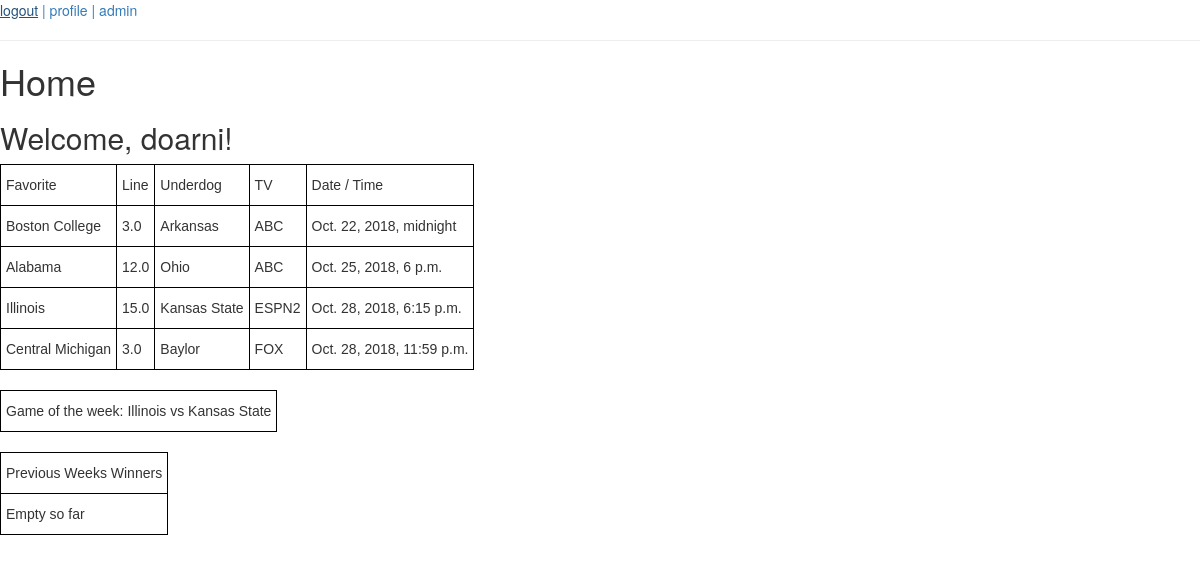
The app's page / (signed in) with its own data.
### pool/models.py (models this page shows, shortened)
class Game(models.Model):
    id = models.IntegerField(primary_key=True)
    favorite_id = models.ForeignKey(Team, on_delete=models.CASCADE, related_name='favorite_id')
    underdog_id = models.ForeignKey(Team, on_delete=models.CASCADE, related_name='underdog_id')
    home_id = models.ForeignKey(Team, on_delete=models.CASCADE, related_name='home_id')
    tv = models.CharField(max_length=12)
    date_time = models.DateTimeField()
    spread = models.FloatField()
    is_game_of_week = models.BooleanField(default=False)
    underdog_score = models.IntegerField(null=True, blank=True)
    favorite_score = models.IntegerField(null=True, blank=True)
    is_tie_breaker = models.BooleanField(default=False)
    def __str__(self):
        return "{} vs {}".format(self.favorite_id.name, self.underdog_id.name)

class Team(models.Model):
    id = models.IntegerField(primary_key=True)
    name = models.CharField(max_length=64)
    class Meta:
        ordering = ["id"]

### pool/views.py (the view)
# urls.py: 2. Add a URL to urlpatterns:  path('', views.home, name='home')
@login_required
def home(request):
    table_headers = ['Favorite', 'Line', 'Underdog', 'TV', 'Date / Time']
    games = Game.objects.filter(date_time__range=(
        mondayOfSameWeek(timezone.now()), # lastWeek(timezone.now())
        sundayOfSameWeek(timezone.now())  # lastWeek(timezone.now())
    ))
    game_ids = []
    for game in games:
        game_ids.append(game.id)
    bets = Bet.objects.filter(game_id__in=game_ids)
    for bet in bets:
        print(str(bet))
    return render(
        request, 'home.html',
        {
            'games': Game.objects.filter(date_time__range=(
                        mondayOfSameWeek(timezone.now()),
                        sundayOfSameWeek(timezone.now())
                     )).order_by('date_time'),
            'table_headers': table_headers
        }
    )

### pool/models.py (called while the page is built)
    def __str__(self):
        return "{} ({} {})".format(
            self.user_id.username,
            str(self.game_id),
            self.game_id.date_time
        )

### pool/views.py (called while the page is built)
def mondayOfSameWeek(dt):
    i =    stripTime(dt)
    j =      i.weekday()
    return i - timedelta(days=j)

def stripTime(dt):
    return datetime(dt.year, dt.month, dt.day, tzinfo=dt.tzinfo)

def sundayOfSameWeek(dt):
    i =    stripTime(dt)
    j =  6 - i.weekday()
    k =  i + timedelta(days=j)
    return datetime(k.year, k.month, k.day, 23, 59, 59, 999999, k.tzinfo)

### pool/templates/home.html (shortened to what this page needs)
{% extends 'base.html' %}
{% block content %}
    <h1>Home</h1>
    <h2>Welcome, {{ user.username }}!</h2>
    <div>
        <table class="tg">
            <tr>
                {% for header in table_headers %}
                    <th class="tg-s268">{{ header }}</th>
                {% endfor %}
            </tr>
            {% for game in games %}
                <tr>
                    <td class="tg-s268">{{ game.favorite_id.name }}</td>
                    <td class="tg-s268">{{ game.spread }}</td>
                    <td class="tg-s268">{{ game.underdog_id.name }}</td>
                    <td class="tg-s268">{{ game.tv }}</td>
                    <td class="tg-s268">{{ game.date_time }}</td>
                </tr>
            {% endfor %}
        </table>
    	<br>
    </div>
    <div>
        <table class="tg">
            {% for game in games %}
                {% if game.is_game_of_week %}
                    <tr><th class="tg-s268">Game of the week: {{ game }}</th></tr>
                {% endif %}
            {%  endfor %}
        </table>
    	<br>
    </div>
	<div>
		<table class="tg">
			<tr>
				<th class="tg-s268">Previous Weeks Winners</th>
			</tr>
			<tr>
				<td class="tg-s268">Empty so far</td>
			</tr>
		</table>
		<br>
	</div>
{% endblock %}

### pool/templates/home.html (style rules this page uses)
.tg { border-collapse: collapse; border-spacing: 0; }
.tg td { font-family: Arial, sans-serif; font-size: 14px; padding: 10px 5px; border-style: solid; border-width: 1px; overflow: hidden; word-break: normal; border-color: black; }
.tg th { font-family: Arial, sans-serif; font-size: 14px; font-weight: normal; padding: 10px 5px; border-style: solid; border-width: 1px; overflow: hidden; word-break: normal; border-color: black; }
.tg .tg-s268 { text-align: left }

### records on screen
Game: favorite_id.name "Boston College", spread "3.0", underdog_id.name "Arkansas", tv "ABC", date_time "Oct. 22, 2018, midnight"
Game: favorite_id.name "Alabama", spread "12.0", underdog_id.name "Ohio", tv "ABC", date_time "Oct. 25, 2018, 6 p.m."
Game: favorite_id.name "Illinois", spread "15.0", underdog_id.name "Kansas State", tv "ESPN2", date_time "Oct. 28, 2018, 6:15 p.m.", favorite_id+underdog_id "Illinois vs Kansas State"
Game: favorite_id.name "Central Michigan", spread "3.0", underdog_id.name "Baylor", tv "FOX", date_time "Oct. 28, 2018, 11:59 p.m."

### other values on screen
{{ user.username }} "doarni"
{{ header }} "Favorite" "Line" "Underdog" "TV" "Date / Time"
